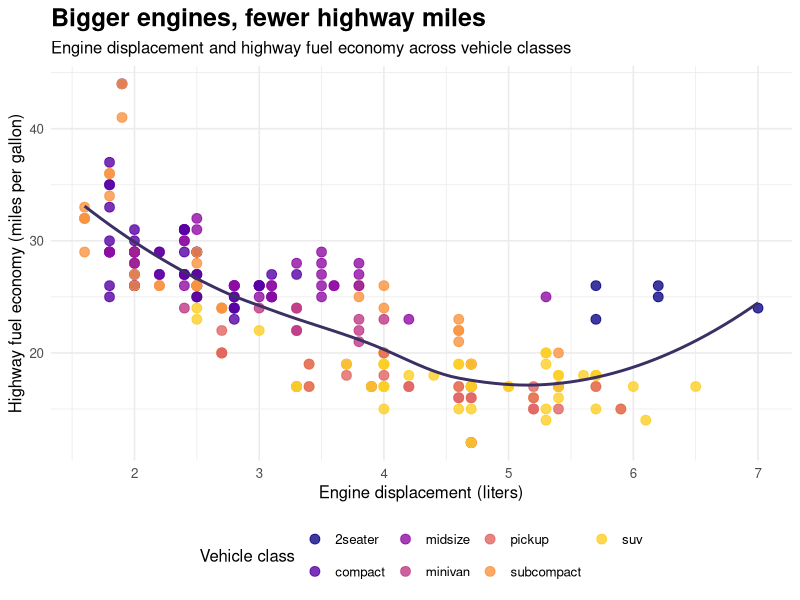

Source code (R):
## ---- chunk 1
#| message: false
library(tidyverse)
## ---- chunk 2
ggplot(mpg, aes(x = displ, y = hwy, color = class)) +
  geom_point(size = 3, alpha = 0.8) +
  geom_smooth(aes(group = 1), method = "loess", se = FALSE,
              color = "#3B2F63", linewidth = 1) +
  scale_color_viridis_d(option = "C", end = 0.9) +
  labs(
    title = "Bigger engines, fewer highway miles",
    subtitle = "Engine displacement and highway fuel economy across vehicle classes",
    x = "Engine displacement (liters)",
    y = "Highway fuel economy (miles per gallon)",
    color = "Vehicle class"
  ) +
  theme_minimal(base_size = 12) +
  theme(
    plot.title = element_text(face = "bold", size = 18),
    legend.position = "bottom"
  )
